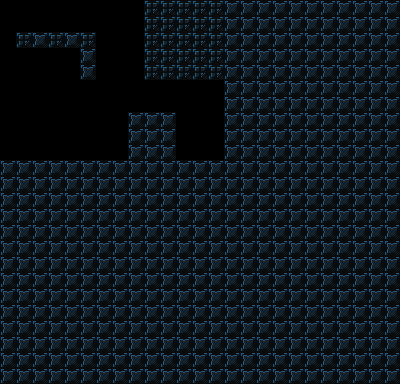

This game map was drawn from its Tiled (.tmx) file and the tilesets committed beside it. A one-line description and the trimmed map source follow:
An orthogonal 25x24 tile map with 16x16 px tiles, 1 tile layer (background) and 70 objects (41x tile, 3x barrel_down_left, 3x barrel_down_right, 3x path, 2x barrel_right, ...).

<map version="1.4" tiledversion="1.4.3" orientation="orthogonal" renderorder="right-down" width="25" height="24" tilewidth="16" tileheight="16" infinite="0" nextlayerid="7" nextobjectid="215">
 <properties>
  <property name="display_name" value="Push It" />
  <property name="next_level" value="./data/levels/tmx/L04-Pushing2.tmx" />
  <property name="player_bomb_count" value="0" />
 </properties>
 <tileset firstgid="1" name="newtiledsheet" tilewidth="16" tileheight="16" tilecount="180" columns="9">
  <image source="../../newtiledsheet.png" width="144" height="320" />
  <tile id="0">
   <properties>
    <property name="destructable" value="" />
    <property name="solid" value="1" />
   </properties>
  </tile>
  <tile id="1">
   <properties>
    <property name="destructable" value="" />
    <property name="solid" value="1" />
   </properties>
  </tile>
  <tile id="2">
   <properties>
    <property name="destructable" value="" />
    <property name="solid" value="1" />
   </properties>
  </tile>
  <tile id="3">
   <properties>
    <property name="destructable" value="" />
    <property name="solid" value="1" />
   </properties>
  </tile>
  <tile id="4">
   <properties>
    <property name="destructable" value="" />
    <property name="solid" value="" />
   </properties>
  </tile>
  <tile id="9">
   <properties>
    <property name="destructable" value="" />
    <property name="solid" value="1" />
   </properties>
  </tile>
  <tile id="10">
   <properties>
    <property name="destructable" value="" />
    <property name="solid" value="1" />
   </properties>
  </tile>
  <tile id="11">
   <properties>
    <property name="destructable" value="" />
    <property name="solid" value="1" />
   </properties>
  </tile>
  <tile id="12">
   <properties>
    <property name="destructable" value="" />
    <property name="solid" value="1" />
   </properties>
  </tile>
  <tile id="13">
   <properties>
    <property name="destructable" value="" />
    <property name="solid" value="" />
   </properties>
  </tile>
  <tile id="18">
   <properties>
    <property name="destructable" value="" />
    <property name="solid" value="" />
   </properties>
  </tile>
  <tile id="19">
   <properties>
    <property name="destructable" value="" />
    <property name="solid" value="" />
   </properties>
  </tile>
  <tile id="20">
   <properties>
    <property name="destructable" type="bool" value="true" />
    <property name="solid" value="1" />
   </properties>
  </tile>
  <tile id="27">
   <properties>
    <property name="destructable" value="" />
    <property name="solid" value="1" />
   </properties>
  </tile>
  <tile id="28">
   <properties>
    <property name="destructable" value="" />
    <property name="solid" value="1" />
   </properties>
  </tile>
  <tile id="29">
   <properties>
    <property name="destructable" value="1" />
    <property name="solid" value="1" />
   </properties>
  </tile>
  <tile id="30">
   <properties>
    <property name="destructable" value="" />
    <property name="solid" value="1" />
   </properties>
  </tile>
  <tile id="31">
   <properties>
    <property name="destructable" value="" />
    <property name="solid" value="" />
   </properties>
  </tile>
  <tile id="32">
   <properties>
    <property name="destructable" value="" />
    <property name="solid" value="" />
   </properties>
  </tile>
  <tile id="54">
   <properties>
    <property name="destructable" value="" />
    <property name="solid" value="True" />
   </properties>
  </tile>
  <tile id="58">
   <properties>
    <property name="destructable" value="" />
    <property name="solid" value="" />
   </properties>
  </tile>
 </tileset>
 <layer id="1" name="background" width="25" height="24">
  <data>[600 cells, 600 non-empty, 6 distinct tile ids]</data>
 </layer>
 <objectgroup id="4" name="objects">
  <object id="88" type="tile" gid="1" x="16" y="32" width="16" height="16" />
  <object id="89" type="tile" gid="1" x="16" y="32" width="16" height="16" />
  <object id="90" type="tile" gid="1" x="32" y="32" width="16" height="16" />
  <object id="91" type="tile" gid="1" x="48" y="32" width="16" height="16" />
  <object id="104" type="tile" gid="10" x="16" y="64" width="16" height="16" />
  <object id="117" type="tile" gid="11" x="0" y="48" width="16" height="16" />
  <object id="124" type="actor" gid="46" x="16" y="48" width="16" height="16" />
  <object id="126" type="moveable_tile" gid="45" x="192" y="128" width="16" height="16" />
  <object id="128" type="scene_switching_tile" gid="33" x="176" y="144" width="16" height="16">
   <properties>
    <property name="scene" value="./data/levels/tmx/L04-Pushing2.tmx" />
   </properties>
  </object>
  <object id="129" type="tile" gid="1" x="64" y="32" width="16" height="16" />
  <object id="133" type="tile" gid="10" x="176" y="160" width="16" height="16" />
  <object id="134" type="tile" gid="10" x="192" y="160" width="16" height="16" />
  <object id="136" type="tile" gid="2" x="208" y="144" width="16" height="16" />
  <object id="139" type="tile" gid="10" x="32" y="64" width="16" height="16" />
  <object id="140" type="tile" gid="10" x="48" y="64" width="16" height="16" />
  <object id="141" type="tile" gid="10" x="64" y="64" width="16" height="16" />
  <object id="142" type="platform" gid="53" x="80" y="48" width="16" height="16">
   <properties>
    <property name="follows_path_id" type="int" value="1" />
   </properties>
  </object>
  <object id="146" type="tile" gid="144" x="176" y="48" width="16" height="16" />
  <object id="147" type="barrel_right" gid="143" x="192" y="48" width="16" height="16" />
  <object id="148" type="barrel_left" gid="142" x="160" y="48" width="16" height="16" />
  <object id="149" type="barrel_down" gid="150" x="176" y="64" width="16" height="16" />
  <object id="150" type="barrel_up" gid="141" x="176" y="32" width="16" height="16" />
  <object id="151" type="tile" gid="21" x="128" y="48" width="16" height="16" />
  <object id="152" type="barrel_down_left" gid="150" x="176" y="80" width="16" height="16" />
  <object id="161" type="tile" gid="10" x="336" y="16" width="16" height="16" />
  <object id="162" type="tile" gid="10" x="352" y="16" width="16" height="16" />
  <object id="163" type="tile" gid="10" x="368" y="16" width="16" height="16" />
  <object id="164" type="tile" gid="10" x="368" y="32" width="16" height="16" />
  <object id="165" type="tile" gid="10" x="368" y="48" width="16" height="16" />
  <object id="166" type="tile" gid="10" x="336" y="160" width="16" height="16" />
  <object id="167" type="tile" gid="10" x="352" y="160" width="16" height="16" />
  <object id="168" type="tile" gid="10" x="368" y="128" width="16" height="16" />
  <object id="169" type="tile" gid="10" x="368" y="144" width="16" height="16" />
  <object id="170" type="tile" gid="10" x="368" y="160" width="16" height="16" />
  <object id="171" type="tile" gid="10" x="240" y="160" width="16" height="16" />
  <object id="172" type="tile" gid="10" x="256" y="160" width="16" height="16" />
  <object id="173" type="tile" gid="10" x="224" y="128" width="16" height="16" />
  <object id="174" type="tile" gid="10" x="224" y="144" width="16" height="16" />
  <object id="175" type="tile" gid="10" x="224" y="160" width="16" height="16" />
  <object id="176" type="tile" gid="10" x="240" y="16" width="16" height="16" />
  <object id="177" type="tile" gid="10" x="256" y="16" width="16" height="16" />
  <object id="178" type="tile" gid="10" x="224" y="16" width="16" height="16" />
  <object id="179" type="tile" gid="10" x="224" y="32" width="16" height="16" />
  <object id="180" type="tile" gid="10" x="224" y="48" width="16" height="16" />
  </objectgroup>
 <objectgroup id="6" name="paths">
  <properties>
   <property name="follows_path_id" type="int" value="4" />
  </properties>
  <!-- 4 objects omitted --></objectgroup>
</map>
<!-- 26 of 70 objects omitted -->
